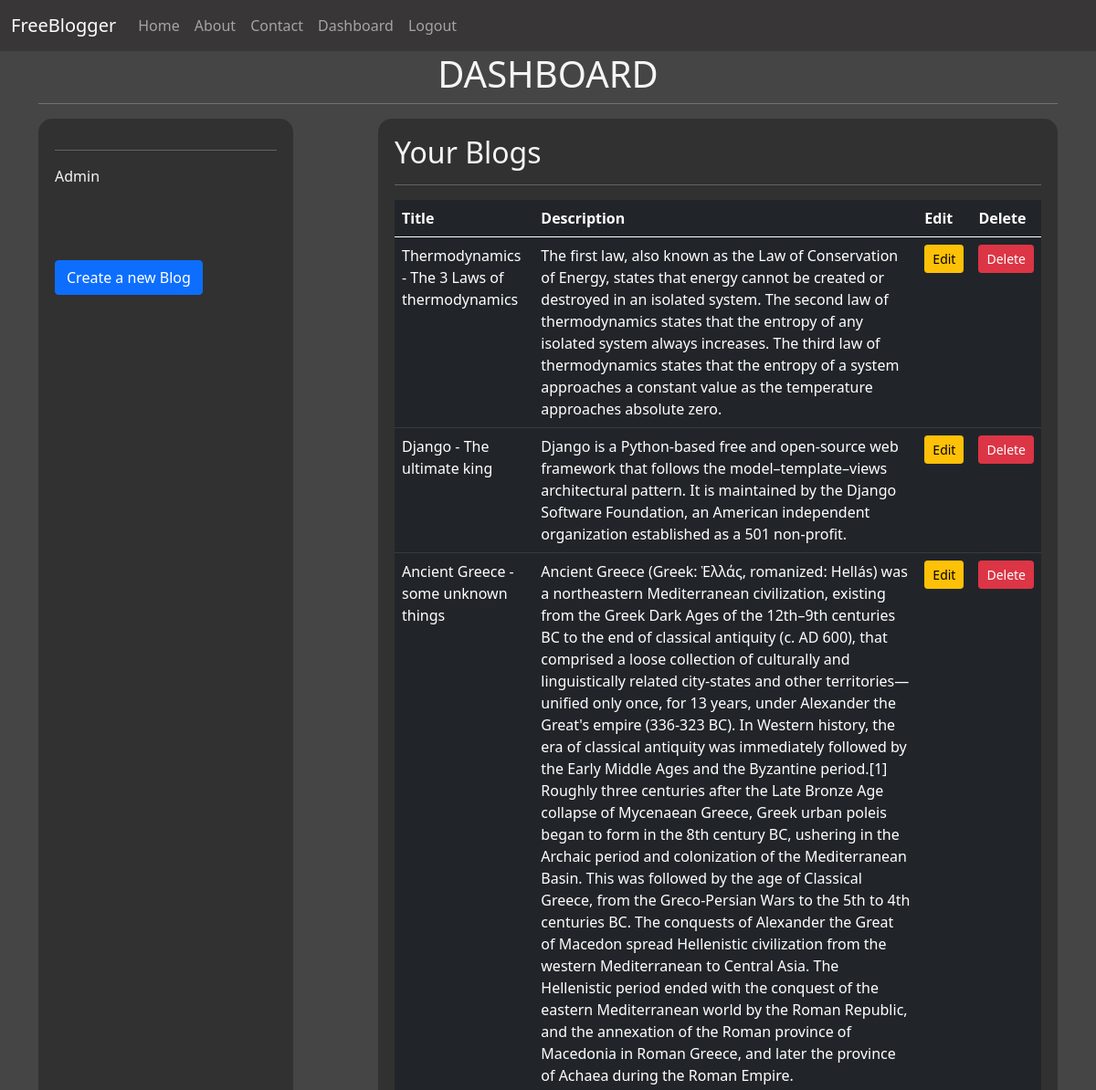
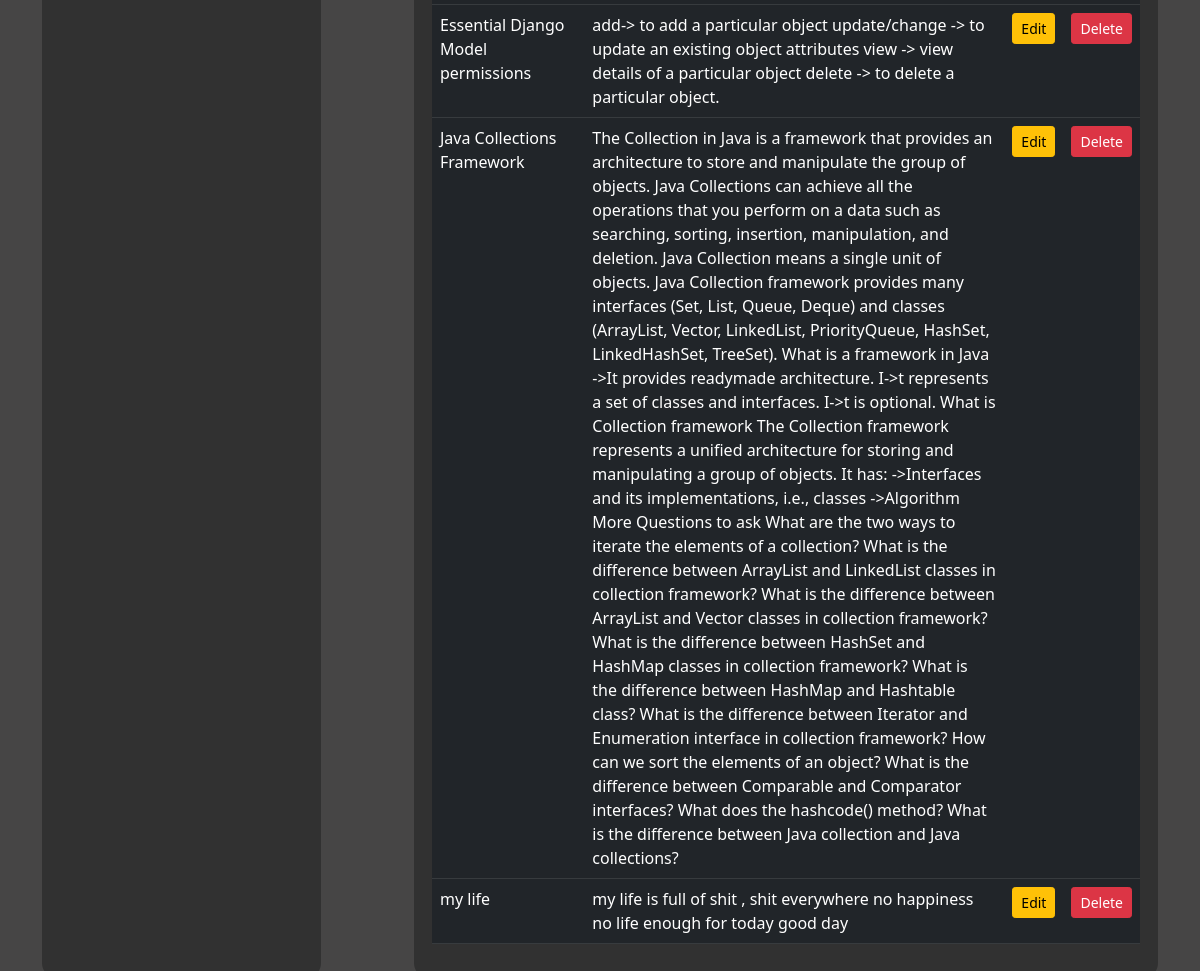
The page /dashboard/ (signed in) on the database its author committed (2 pictures, top to bottom).
### blogapp/models.py (models this page shows)
class Blog(models.Model):
    title = models.CharField(max_length=100)
    desc = models.CharField(max_length=12000)
    author = models.CharField(max_length=70) #name of user
    aid =  models.IntegerField() #id of user

### blogapp/views.py (the view)
# urls.py: path('dashboard/', views.view_dashboard, name = 'dashboard'),
def view_dashboard(request):
    if request.user.is_authenticated:
        if request.user.is_superuser:
            blogs = Blog.objects.all()
        else:
            blogs = Blog.objects.filter(aid = request.user.id)
        return render(request,'dashboard.html',{'user':request.user,'blogs':blogs})
    else:
        return redirect('/login/')

### blogapp/templates/dashboard.html (shortened to what this page needs)
{% extends 'base.html' %}
{% block content %}
<div class="container signupform mb-4">
    <div class="row">
        <h1 class = 'text-center'>DASHBOARD</h1>
        <hr>
    </div>
    <div class="row">
        <div class="col-sm-3 right-m">
            <hr>
            {% if perms.blogapp.blog %}
            <p>Admin</p>
            {% else %}
            <p class = 'ref'>Blogger</p>
            <p style="margin-top: 6px;">Welcome!<br>Hope you are doing well</p>
            {% endif %}
            <div class="topspace">
                <a href="{% url 'create' %}" class = 'btn btn-primary'>Create a new Blog</a>
            </div>
        </div>
        <div class="col-sm-8 offset-1 right-m">
            <h2>Your Blogs</h2>
            <hr>
            {% if not blogs %}
            <h4>You currently have no blogs</h4>
            <a href="{% url 'create' %}" class="btn btn-success btn-sm">Create a blog</a>
            {% else %}
            <table class="table table-dark">
                <thead>
                    <tr>
                        <th>Title</th>
                        <th>Description</th>
                        <th>Edit</th>
                        {% if perms.blogapp.blog %}
                        <th>Delete</th>
                        {% endif %}
                    </tr>
                </thead>
                <tbody>
                    {% for blog in blogs %}
                    <tr>
                        <td>{{blog.title}}</td>
                        <td>{{blog.desc}}</td>
                        <td><a href="{% url 'edit' blog.id %}" class = 'btn btn-warning btn-sm'>Edit</a></td>
                        {% if perms.blogapp.blog %}
                        <td><a href="{% url 'delete' blog.id %}" class = 'btn btn-danger btn-sm'>Delete</a></td>
                        {% endif %}
                    </tr>
                    {% endfor %}
                </tbody>
            </table>
            {% endif %}
        </div>
    </div>
</div>
{% endblock %}

### blogapp/templates/base.html (style rules this page uses)
body, html { background-color: rgb(70, 69, 69); height: 100%; }
.signupform { color: whitesmoke; }
.topspace { margin-top: 10vh; }
.right-m { background-color: rgb(49, 49, 49); border-radius: 15px; padding: 18px; }

### rows shown on the page
Blog: title "Thermodynamics - The 3 Laws of thermodynamics", desc "The first law, also known as the Law of Conservation of Energy, states that energy cannot be created or destroyed in an isolated system. The second law of thermodynamics states that the entropy of any isolated system always increases. The third law of thermodynamics states that the entropy of a system approaches a constant value as the temperature approaches absolute zero."
Blog: title "Django - The ultimate king", desc "Django is a Python-based free and open-source web framework that follows the model–template–views architectural pattern. It is maintained by the Django Software Foundation, an American independent organization established as a 501 non-profit."
Blog: title "Ancient Greece - some unknown things", desc "Ancient Greece (Greek: Ἑλλάς, romanized: Hellás) was a northeastern Mediterranean civilization, existing from the Greek Dark Ages of the 12th–9th centuries BC to the end of classical antiquity (c. AD 600), that comprised a loose collection of culturally and linguistically related city-states and other territories—unified only once, for 13 years, under Alexander the Great's empire (336-323 BC). In Western history, the era of classical antiquity was immediately followed by the Early Middle Ages and the Byzantine period.[1] Roughly three centuries after the Late Bronze Age collapse of Mycenaean Greece, Greek urban poleis began to form in the 8th century BC, ushering in the Archaic period and…"
Blog: title "Essential Django Model permissions", desc "add-> to add a particular object update/change -> to update an existing object attributes view -> view details of a particular object delete -> to delete a particular object."
Blog: title "Java Collections Framework", desc "The Collection in Java is a framework that provides an architecture to store and manipulate the group of objects. Java Collections can achieve all the operations that you perform on a data such as searching, sorting, insertion, manipulation, and deletion. Java Collection means a single unit of objects. Java Collection framework provides many interfaces (Set, List, Queue, Deque) and classes (ArrayList, Vector, LinkedList, PriorityQueue, HashSet, LinkedHashSet, TreeSet). What is a framework in Java ->It provides readymade architecture. I->t represents a set of classes and interfaces. I->t is optional. What is Collection framework The Collection framework represents a unified architecture for…"
Blog: title "my life", desc "my life is full of shit , shit everywhere no happiness no life enough for today good day"
